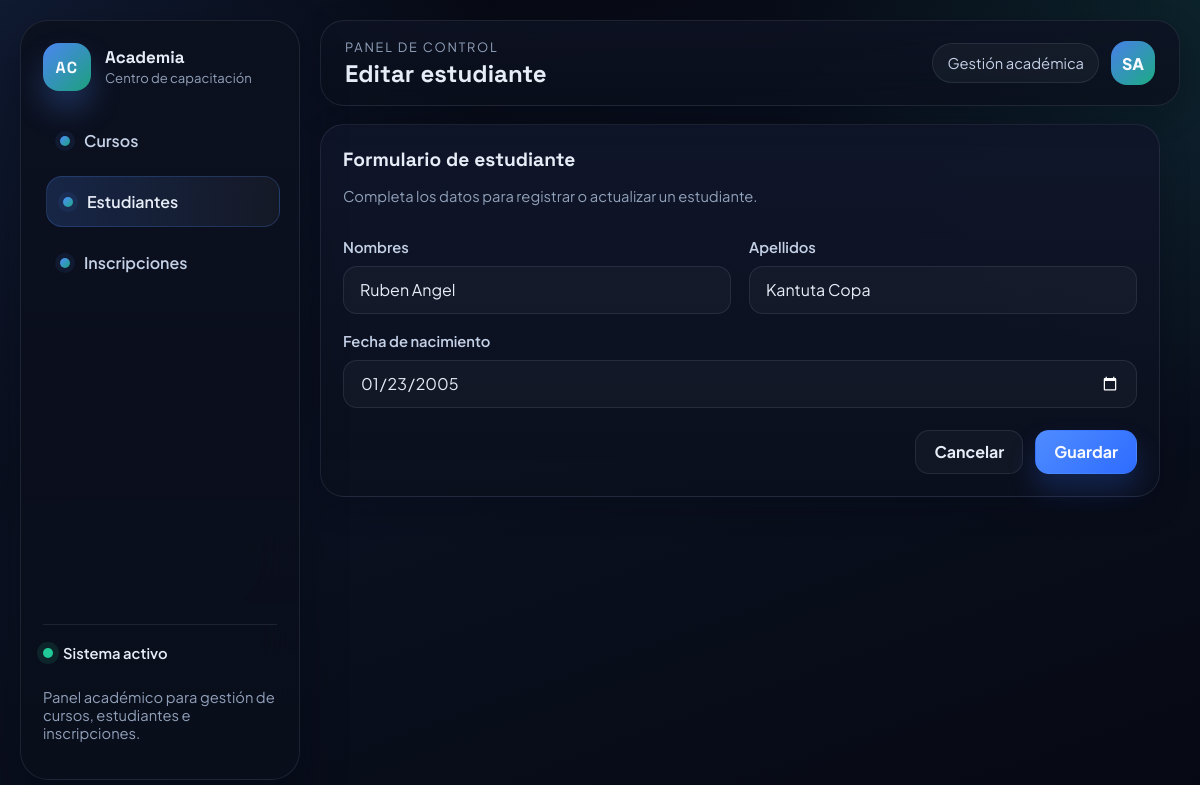
Screenshot of /estudiante/editar/2 with the database file from the repository.
### tables this page shows
CREATE TABLE estudiantes(
                        id INTEGER PRIMARY KEY,
                        nombres TEXT NOT NULL,
                        apellidos TEXT NOT NULL,
                        fecha_nacimiento DATE not null
                    );

### app.py (the view, shortened to what this page needs)
@app.route("/estudiante/editar/<int:id>", methods=["Post","get"])
def editar_estudiante(id):
    conn = get_db_conn()
    estudiante = conn.execute("SELECT * FROM estudiantes WHERE id = ?",(id,)).fetchone()
    return render_template("formulario_estudiantes.html",estudiante=estudiante)

### app.py (called while the page is built)
def get_db_conn():
    conn = sql.connect("db_instituto.db")
    conn.row_factory = sql.Row
    return conn

### templates/formulario_estudiantes.html (shortened to what this page needs)
{% extends 'base.html' %}
{% block page_title %}{% if estudiante is defined and estudiante %}Editar estudiante{% else %}Nuevo estudiante{% endif %}{% endblock %}
{% block content %}
<section class="form-shell">
	<div class="form-panel">
		<div class="panel__header">
			<div>
				<h3 class="panel__title">Formulario de estudiante</h3>
				<p class="panel__subtitle">Completa los datos para registrar o actualizar un estudiante.</p>
			</div>
		</div>
		<form class="form-grid" method="post" action="">
			<div class="field">
				<label for="nombres">Nombres</label>
				<input id="nombres" name="nombres" type="text" value="{{ estudiante.nombres if estudiante is defined and estudiante else '' }}" placeholder="Nombres">
			</div>
			<div class="field">
				<label for="apellidos">Apellidos</label>
				<input id="apellidos" name="apellidos" type="text" value="{{ estudiante.apellidos if estudiante is defined and estudiante else '' }}" placeholder="Apellidos">
			</div>
			<div class="field field--full">
				<label for="fecha_nac">Fecha de nacimiento</label>
				<input id="fecha_nac" name="fecha_nac" type="date" value="{{ estudiante.fecha_nacimiento if estudiante is defined and estudiante else '' }}">
			</div>
			<div class="form-actions field--full">
				<a href="/estudiantes" class="btn btn-secondary">Cancelar</a>
				<button type="submit" class="btn btn-primary">Guardar</button>
			</div>
		</form>
	</div>
</section>
{% endblock %}

### static/css/style.css (style rules this page uses)
:root { color-scheme: dark; --bg: #060913; --bg-elevated: rgba(13, 18, 34, 0.84); --bg-panel: rgba(16, 22, 42, 0.88); --bg-panel-strong: #11182d; --surface: rgba(21, 29, 52, 0.95); --surface-soft: rgba(27, 37, 66, 0.82); --border: rgba(148, 163, 184, 0.14); --border-strong: rgba(148, 163, 184, 0.22); --text: #e7edf7; --muted: #91a1ba; --muted-strong: #c4d1e7; --primary: #4f8cff; --primary-strong: #2e6cff; --success: #20c997; --danger: #ff6b81; --warning: #ffb84d; --shadow: 0 20px 45px rgba(3, 8, 20, 0.42); --shadow-soft: 0 10px 30px rgba(3, 8, 20, 0.24); --radius-xl: 24px; --radius-lg: 18px; --radius-md: 14px; --radius-sm: 10px; --sidebar-width: 280px; }
* { box-sizing: border-box; }
html { scroll-behavior: smooth; }
body { margin: 0; min-height: 100vh; font-family: 'Plus Jakarta Sans', sans-serif; color: var(--text); background: radial-gradient(circle at top left, rgba(79, 140, 255, 0.14), transparent 34%), radial-gradient(circle at top right, rgba(32, 201, 151, 0.1), transparent 30%), linear-gradient(160deg, #05070f 0%, #0b1121 46%, #060913 100%); }
body::before { content: ''; position: fixed; inset: 0; pointer-events: none; background-image: linear-gradient(rgba(255, 255, 255, 0.03) 1px, transparent 1px), linear-gradient(90deg, rgba(255, 255, 255, 0.03) 1px, transparent 1px); background-size: 36px 36px; mask-image: linear-gradient(to bottom, rgba(0, 0, 0, 0.5), rgba(0, 0, 0, 0.06)); opacity: 0.32; }
a { color: inherit; text-decoration: none; }
button, input, select { font: inherit; }
.brand-name, .page-title, .section-title, .panel__title { font-family: 'Space Grotesk', sans-serif; }
.stat-card, .panel, .form-panel { border: 1px solid var(--border); border-radius: var(--radius-xl); background: linear-gradient(180deg, rgba(16, 22, 42, 0.96), rgba(11, 16, 29, 0.94)); box-shadow: var(--shadow-soft); }
.stat-label, .stat-meta, .panel__subtitle { color: var(--muted); font-size: 0.92rem; }
.panel, .form-panel { padding: 22px; }
.panel__header { display: flex; align-items: flex-start; justify-content: space-between; gap: 18px; margin-bottom: 18px; }
.panel__title { margin: 0 0 6px; font-size: 1.2rem; }
.btn, .btn-edit, .btn-delete, .btn-secondary, .btn-primary { display: inline-flex; align-items: center; justify-content: center; gap: 8px; min-height: 44px; padding: 0 18px; border: 1px solid transparent; border-radius: 14px; font-weight: 700; transition: transform 180ms ease, box-shadow 180ms ease, background-color 180ms ease, border-color 180ms ease; }
.btn-primary { color: #f9fbff; background: linear-gradient(135deg, var(--primary), var(--primary-strong)); box-shadow: 0 16px 28px rgba(46, 108, 255, 0.22); }
.btn-secondary { color: var(--text); border-color: var(--border); background: rgba(255, 255, 255, 0.03); }
.form-shell { display: grid; place-items: start; }
.form-panel { width: 100%; }
.form-grid { display: grid; grid-template-columns: repeat(2, minmax(0, 1fr)); gap: 18px; }
.field { display: grid; gap: 10px; }
.field--full { grid-column: 1 / -1; }
.field label { color: var(--muted-strong); font-size: 0.92rem; font-weight: 600; }
.field input, .field select { width: 100%; min-height: 48px; padding: 0 16px; border: 1px solid var(--border); border-radius: 14px; background: rgba(255, 255, 255, 0.03); color: var(--text); outline: none; transition: border-color 180ms ease, box-shadow 180ms ease, background-color 180ms ease; }
.field input::placeholder { color: rgba(145, 161, 186, 0.7); }
.form-actions { display: flex; justify-content: flex-end; gap: 12px; margin-top: 4px; }

### rows the page displays
estudiantes: nombres "Ruben Angel", apellidos "Kantuta Copa", fecha_nac "01/23/2005"
